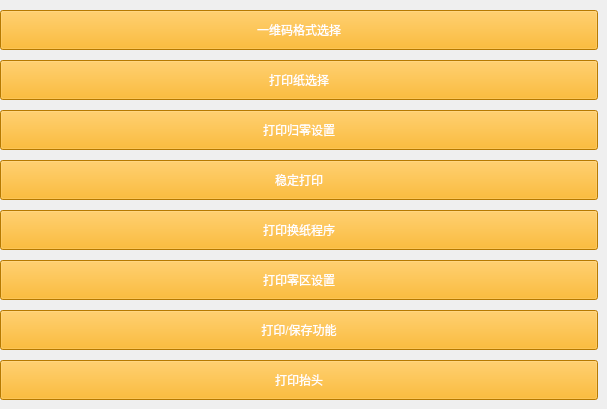
     <widget class="QWidget" name="page_39">
      <widget class="QPushButton" name="pushButton_57">
       <property name="geometry">
        <rect>
         <x>0</x>
         <y>10</y>
         <width>598</width>
         <height>40</height>
        </rect>
       </property>
       <property name="styleSheet">
        <string notr="true">background-color: rgb(255, 170, 0);
color: rgb(255, 255, 255);</string>
       </property>
       <property name="text">
        <string>一维码格式选择</string>
       </property>
      </widget>
      <widget class="QPushButton" name="pushButton_58">
       <property name="geometry">
        <rect>
         <x>0</x>
         <y>60</y>
         <width>598</width>
         <height>40</height>
        </rect>
       </property>
       <property name="styleSheet">
        <string notr="true">background-color: rgb(255, 170, 0);
color: rgb(255, 255, 255);</string>
       </property>
       <property name="text">
        <string>打印纸选择</string>
       </property>
      </widget>
      <widget class="QPushButton" name="pushButton_59">
       <property name="geometry">
        <rect>
         <x>0</x>
         <y>110</y>
         <width>598</width>
         <height>40</height>
        </rect>
       </property>
       <property name="styleSheet">
        <string notr="true">background-color: rgb(255, 170, 0);
color: rgb(255, 255, 255);</string>
       </property>
       <property name="text">
        <string>打印归零设置</string>
       </property>
      </widget>
      <widget class="QPushButton" name="pushButton_60">
       <property name="geometry">
        <rect>
         <x>0</x>
         <y>160</y>
         <width>598</width>
         <height>40</height>
        </rect>
       </property>
       <property name="styleSheet">
        <string notr="true">background-color: rgb(255, 170, 0);
color: rgb(255, 255, 255);</string>
       </property>
       <property name="text">
        <string>稳定打印</string>
       </property>
      </widget>
      <widget class="QPushButton" name="pushButton_61">
       <property name="geometry">
        <rect>
         <x>0</x>
         <y>210</y>
         <width>598</width>
         <height>40</height>
        </rect>
       </property>
       <property name="styleSheet">
        <string notr="true">background-color: rgb(255, 170, 0);
color: rgb(255, 255, 255);</string>
       </property>
       <property name="text">
        <string>打印换纸程序</string>
       </property>
      </widget>
      <widget class="QPushButton" name="pushButton_62">
       <property name="geometry">
        <rect>
         <x>0</x>
         <y>260</y>
         <width>598</width>
         <height>40</height>
        </rect>
       </property>
       <property name="styleSheet">
        <string notr="true">background-color: rgb(255, 170, 0);
color: rgb(255, 255, 255);</string>
       </property>
       <property name="text">
        <string>打印零区设置</string>
       </property>
      </widget>
      <widget class="QPushButton" name="pushButton_63">
       <property name="geometry">
        <rect>
         <x>0</x>
         <y>310</y>
         <width>598</width>
         <height>40</height>
        </rect>
       </property>
       <property name="styleSheet">
        <string notr="true">background-color: rgb(255, 170, 0);
color: rgb(255, 255, 255);</string>
       </property>
       <property name="text">
        <string>打印/保存功能</string>
       </property>
      </widget>
      <widget class="QPushButton" name="pushButton_64">
       <property name="geometry">
        <rect>
         <x>0</x>
         <y>360</y>
         <width>598</width>
         <height>40</height>
        </rect>
       </property>
       <property name="styleSheet">
        <string notr="true">background-color: rgb(255, 170, 0);
color: rgb(255, 255, 255);</string>
       </property>
       <property name="text">
        <string>打印抬头</string>
       </property>
      </widget>
     </widget>
